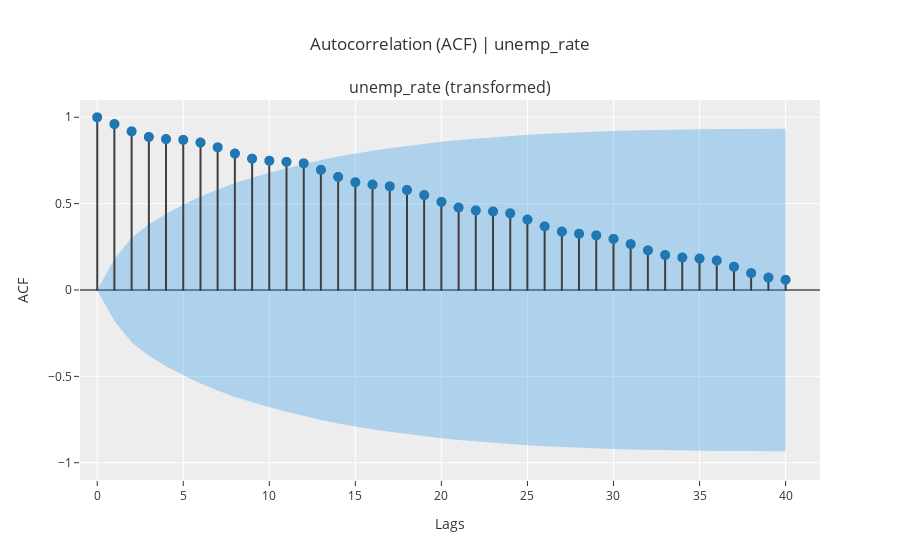

The notebook cell saved with this chart:
### Code cell
exp.plot_model(plot='acf')

### Figure 1 — Plotly figure (JSON) as saved in the notebook; plotly's stock layout.template omitted (floating-point values rounded to 4 significant figures)
{"data": [{"line": {"color": "#3f3f3f"}, "marker": {"size": 10}, "mode": "lines", "name": "ACF", "showlegend": false, "type": "scattergl", "x": [0, 0], "xaxis": "x", "y": [0, 1], "yaxis": "y"}, {"line": {"color": "#3f3f3f"}, "marker": {"size": 10}, "mode": "lines", "name": "ACF", "showlegend": false, "type": "scattergl", "x": [1, 1], "xaxis": "x", "y": [0, 0.9607], "yaxis": "y"}, {"line": {"color": "#3f3f3f"}, "marker": {"size": 10}, "mode": "lines", "name": "ACF", "showlegend": false, "type": "scattergl", "x": [2, 2], "xaxis": "x", "y": [0, 0.9185], "yaxis": "y"}, {"line": {"color": "#3f3f3f"}, "marker": {"size": 10}, "mode": "lines", "name": "ACF", "showlegend": false, "type": "scattergl", "x": [3, 3], "xaxis": "x", "y": [0, 0.8861], "yaxis": "y"}, {"line": {"color": "#3f3f3f"}, "marker": {"size": 10}, "mode": "lines", "name": "ACF", "showlegend": false, "type": "scattergl", "x": [4, 4], "xaxis": "x", "y": [0, 0.8739], "yaxis": "y"}, {"line": {"color": "#3f3f3f"}, "marker": {"size": 10}, "mode": "lines", "name": "ACF", "showlegend": false, "type": "scattergl", "x": [5, 5], "xaxis": "x", "y": [0, 0.8696], "yaxis": "y"}, {"line": {"color": "#3f3f3f"}, "marker": {"size": 10}, "mode": "lines", "name": "ACF", "showlegend": false, "type": "scattergl", "x": [6, 6], "xaxis": "x", "y": [0, 0.8538], "yaxis": "y"}, {"line": {"color": "#3f3f3f"}, "marker": {"size": 10}, "mode": "lines", "name": "ACF", "showlegend": false, "type": "scattergl", "x": [7, 7], "xaxis": "x", "y": [0, 0.8263], "yaxis": "y"}, {"line": {"color": "#3f3f3f"}, "marker": {"size": 10}, "mode": "lines", "name": "ACF", "showlegend": false, "type": "scattergl", "x": [8, 8], "xaxis": "x", "y": [0, 0.7901], "yaxis": "y"}, {"line": {"color": "#3f3f3f"}, "marker": {"size": 10}, "mode": "lines", "name": "ACF", "showlegend": false, "type": "scattergl", "x": [9, 9], "xaxis": "x", "y": [0, 0.7604], "yaxis": "y"}, {"line": {"color": "#3f3f3f"}, "marker": {"size": 10}, "mode": "lines", "name": "ACF", "showlegend": false, "type": "scattergl", "x": [10, 10], "xaxis": "x", "y": [0, 0.7484], "yaxis": "y"}, {"line": {"color": "#3f3f3f"}, "marker": {"size": 10}, "mode": "lines", "name": "ACF", "showlegend": false, "type": "scattergl", "x": [11, 11], "xaxis": "x", "y": [0, 0.7419], "yaxis": "y"}, {"line": {"color": "#3f3f3f"}, "marker": {"size": 10}, "mode": "lines", "name": "ACF", "showlegend": false, "type": "scattergl", "x": [12, 12], "xaxis": "x", "y": [0, 0.7334], "yaxis": "y"}, {"line": {"color": "#3f3f3f"}, "marker": {"size": 10}, "mode": "lines", "name": "ACF", "showlegend": false, "type": "scattergl", "x": [13, 13], "xaxis": "x", "y": [0, 0.6956], "yaxis": "y"}, {"line": {"color": "#3f3f3f"}, "marker": {"size": 10}, "mode": "lines", "name": "ACF", "showlegend": false, "type": "scattergl", "x": [14, 14], "xaxis": "x", "y": [0, 0.655], "yaxis": "y"}, {"line": {"color": "#3f3f3f"}, "marker": {"size": 10}, "mode": "lines", "name": "ACF", "showlegend": false, "type": "scattergl", "x": [15, 15], "xaxis": "x", "y": [0, 0.624], "yaxis": "y"}, {"line": {"color": "#3f3f3f"}, "marker": {"size": 10}, "mode": "lines", "name": "ACF", "showlegend": false, "type": "scattergl", "x": [16, 16], "xaxis": "x", "y": [0, 0.6102], "yaxis": "y"}, {"line": {"color": "#3f3f3f"}, "marker": {"size": 10}, "mode": "lines", "name": "ACF", "showlegend": false, "type": "scattergl", "x": [17, 17], "xaxis": "x", "y": [0, 0.6005], "yaxis": "y"}, {"line": {"color": "#3f3f3f"}, "marker": {"size": 10}, "mode": "lines", "name": "ACF", "showlegend": false, "type": "scattergl", "x": [18, 18], "xaxis": "x", "y": [0, 0.5791], "yaxis": "y"}, {"line": {"color": "#3f3f3f"}, "marker": {"size": 10}, "mode": "lines", "name": "ACF", "showlegend": false, "type": "scattergl", "x": [19, 19], "xaxis": "x", "y": [0, 0.5496], "yaxis": "y"}, {"line": {"color": "#3f3f3f"}, "marker": {"size": 10}, "mode": "lines", "name": "ACF", "showlegend": false, "type": "scattergl", "x": [20, 20], "xaxis": "x", "y": [0, 0.5103], "yaxis": "y"}, {"line": {"color": "#3f3f3f"}, "marker": {"size": 10}, "mode": "lines", "name": "ACF", "showlegend": false, "type": "scattergl", "x": [21, 21], "xaxis": "x", "y": [0, 0.4775], "yaxis": "y"}, {"line": {"color": "#3f3f3f"}, "marker": {"size": 10}, "mode": "lines", "name": "ACF", "showlegend": false, "type": "scattergl", "x": [22, 22], "xaxis": "x", "y": [0, 0.4606], "yaxis": "y"}, {"line": {"color": "#3f3f3f"}, "marker": {"size": 10}, "mode": "lines", "name": "ACF", "showlegend": false, "type": "scattergl", "x": [23, 23], "xaxis": "x", "y": [0, 0.4546], "yaxis": "y"}, {"line": {"color": "#3f3f3f"}, "marker": {"size": 10}, "mode": "lines", "name": "ACF", "showlegend": false, "type": "scattergl", "x": [24, 24], "xaxis": "x", "y": [0, 0.4442], "yaxis": "y"}, {"line": {"color": "#3f3f3f"}, "marker": {"size": 10}, "mode": "lines", "name": "ACF", "showlegend": false, "type": "scattergl", "x": [25, 25], "xaxis": "x", "y": [0, 0.4077], "yaxis": "y"}, {"line": {"color": "#3f3f3f"}, "marker": {"size": 10}, "mode": "lines", "name": "ACF", "showlegend": false, "type": "scattergl", "x": [26, 26], "xaxis": "x", "y": [0, 0.3685], "yaxis": "y"}, {"line": {"color": "#3f3f3f"}, "marker": {"size": 10}, "mode": "lines", "name": "ACF", "showlegend": false, "type": "scattergl", "x": [27, 27], "xaxis": "x", "y": [0, 0.3383], "yaxis": "y"}, {"line": {"color": "#3f3f3f"}, "marker": {"size": 10}, "mode": "lines", "name": "ACF", "showlegend": false, "type": "scattergl", "x": [28, 28], "xaxis": "x", "y": [0, 0.3258], "yaxis": "y"}, {"line": {"color": "#3f3f3f"}, "marker": {"size": 10}, "mode": "lines", "name": "ACF", "showlegend": false, "type": "scattergl", "x": [29, 29], "xaxis": "x", "y": [0, 0.3164], "yaxis": "y"}, {"line": {"color": "#3f3f3f"}, "marker": {"size": 10}, "mode": "lines", "name": "ACF", "showlegend": false, "type": "scattergl", "x": [30, 30], "xaxis": "x", "y": [0, 0.2959], "yaxis": "y"}, {"line": {"color": "#3f3f3f"}, "marker": {"size": 10}, "mode": "lines", "name": "ACF", "showlegend": false, "type": "scattergl", "x": [31, 31], "xaxis": "x", "y": [0, 0.2655], "yaxis": "y"}, {"line": {"color": "#3f3f3f"}, "marker": {"size": 10}, "mode": "lines", "name": "ACF", "showlegend": false, "type": "scattergl", "x": [32, 32], "xaxis": "x", "y": [0, 0.2298], "yaxis": "y"}, {"line": {"color": "#3f3f3f"}, "marker": {"size": 10}, "mode": "lines", "name": "ACF", "showlegend": false, "type": "scattergl", "x": [33, 33], "xaxis": "x", "y": [0, 0.2025], "yaxis": "y"}, {"line": {"color": "#3f3f3f"}, "marker": {"size": 10}, "mode": "lines", "name": "ACF", "showlegend": false, "type": "scattergl", "x": [34, 34], "xaxis": "x", "y": [0, 0.1884], "yaxis": "y"}, {"line": {"color": "#3f3f3f"}, "marker": {"size": 10}, "mode": "lines", "name": "ACF", "showlegend": false, "type": "scattergl", "x": [35, 35], "xaxis": "x", "y": [0, 0.182], "yaxis": "y"}, {"line": {"color": "#3f3f3f"}, "marker": {"size": 10}, "mode": "lines", "name": "ACF", "showlegend": false, "type": "scattergl", "x": [36, 36], "xaxis": "x", "y": [0, 0.1709], "yaxis": "y"}, {"line": {"color": "#3f3f3f"}, "marker": {"size": 10}, "mode": "lines", "name": "ACF", "showlegend": false, "type": "scattergl", "x": [37, 37], "xaxis": "x", "y": [0, 0.1346], "yaxis": "y"}, {"line": {"color": "#3f3f3f"}, "marker": {"size": 10}, "mode": "lines", "name": "ACF", "showlegend": false, "type": "scattergl", "x": [38, 38], "xaxis": "x", "y": [0, 0.0979], "yaxis": "y"}, {"line": {"color": "#3f3f3f"}, "marker": {"size": 10}, "mode": "lines", "name": "ACF", "showlegend": false, "type": "scattergl", "x": [39, 39], "xaxis": "x", "y": [0, 0.07192], "yaxis": "y"}, {"line": {"color": "#3f3f3f"}, "marker": {"size": 10}, "mode": "lines", "name": "ACF", "showlegend": false, "type": "scattergl", "x": [40, 40], "xaxis": "x", "y": [0, 0.05913], "yaxis": "y"}, {"marker": {"color": "#1f77b4", "size": 10}, "mode": "markers", "name": "ACF", "showlegend": false, "type": "scattergl", "x": [0, 1, 2, 3, 4, 5, 6, 7, 8, 9, 10, 11, 12, 13, 14, 15, 16, 17, 18, 19, 20, 21, 22, 23, 24, 25, 26, 27, 28, 29, 30, 31, 32, 33, 34, 35, 36, 37, 38, 39, 40], "xaxis": "x", "y": [1, 0.9607, 0.9185, 0.8861, 0.8739, 0.8696, 0.8538, 0.8263, 0.7901, 0.7604, 0.7484, 0.7419, 0.7334, 0.6956, 0.655, 0.624, 0.6102, 0.6005, 0.5791, 0.5496, 0.5103, 0.4775, 0.4606, 0.4546, 0.4442, 0.4077, 0.3685, 0.3383, 0.3258, 0.3164, 0.2959, 0.2655, 0.2298, 0.2025, 0.1884, 0.182, 0.1709, 0.1346, 0.0979, 0.07192, 0.05913], "yaxis": "y"}, {"line": {"color": "rgba(255,255,255,0)"}, "marker": {"size": 10}, "mode": "lines", "name": "UC", "showlegend": false, "type": "scatter", "x": [0, 1, 2, 3, 4, 5, 6, 7, 8, 9, 10, 11, 12, 13, 14, 15, 16, 17, 18, 19, 20, 21, 22, 23, 24, 25, 26, 27, 28, 29, 30, 31, 32, 33, 34, 35, 36, 37, 38, 39, 40], "xaxis": "x", "y": [0, 0.1789, 0.3018, 0.3809, 0.442, 0.4942, 0.541, 0.5825, 0.6189, 0.6504, 0.6783, 0.7042, 0.7288, 0.7521, 0.7724, 0.79, 0.8056, 0.8203, 0.8342, 0.847, 0.8583, 0.868, 0.8763, 0.8841, 0.8915, 0.8986, 0.9045, 0.9093, 0.9133, 0.917, 0.9205, 0.9235, 0.926, 0.9278, 0.9292, 0.9304, 0.9316, 0.9326, 0.9332, 0.9335, 0.9337], "yaxis": "y"}, {"fill": "tonexty", "fillcolor": "rgba(32, 146, 230,0.3)", "line": {"color": "rgba(255,255,255,0)"}, "marker": {"size": 10}, "mode": "lines", "name": "LC", "showlegend": false, "type": "scatter", "x": [0, 1, 2, 3, 4, 5, 6, 7, 8, 9, 10, 11, 12, 13, 14, 15, 16, 17, 18, 19, 20, 21, 22, 23, 24, 25, 26, 27, 28, 29, 30, 31, 32, 33, 34, 35, 36, 37, 38, 39, 40], "xaxis": "x", "y": [0, -0.1789, -0.3018, -0.3809, -0.442, -0.4942, -0.541, -0.5825, -0.6189, -0.6504, -0.6783, -0.7042, -0.7288, -0.7521, -0.7724, -0.79, -0.8056, -0.8203, -0.8342, -0.847, -0.8583, -0.868, -0.8763, -0.8841, -0.8915, -0.8986, -0.9045, -0.9093, -0.9133, -0.917, -0.9205, -0.9235, -0.926, -0.9278, -0.9292, -0.9304, -0.9316, -0.9326, -0.9332, -0.9335, -0.9337], "yaxis": "y"}], "layout": {"annotations": [{"font": {"size": 16}, "showarrow": false, "text": "unemp_rate (transformed)", "x": 0.5, "xanchor": "center", "xref": "paper", "y": 1, "yanchor": "bottom", "yref": "paper"}], "showlegend": false, "title": {"text": "Autocorrelation (ACF) | unemp_rate"}, "xaxis": {"anchor": "y", "domain": [0, 1], "range": [-1, 42], "title": {"text": "Lags"}}, "yaxis": {"anchor": "x", "domain": [0, 1], "range": [-1.1, 1.1], "title": {"text": "ACF"}, "zerolinecolor": "#000000"}}}
